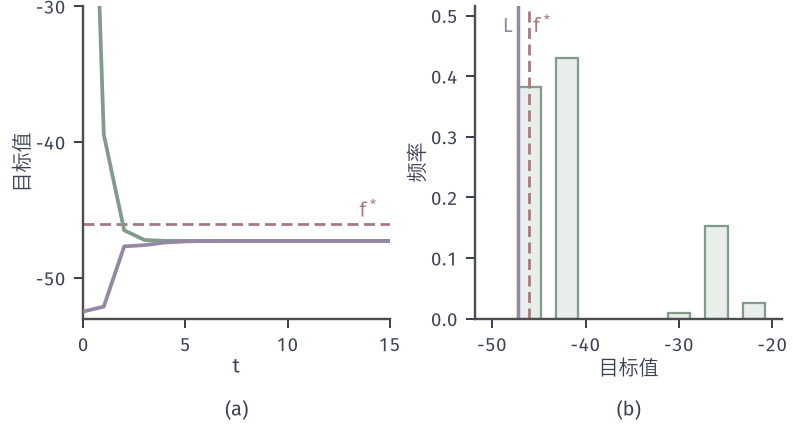

This chart was generated by the following Python code:
from pathlib import Path
import sys
sys.path.insert(0, str(Path(__file__).resolve().parents[1]/"cone-common"))
from cone_fig import *
HERE = Path(__file__).resolve().parent
# 10-variable sign QP with symmetric +-1 weights (seed 7): low-rank coordinate solver for the SDP.
rng = np.random.default_rng(7); n = 10
W = rng.choice([-1., 1.], size=(n, n)); W = np.triu(W, 1); W = W+W.T
vals = []
for b in range(2**(n-1)):
    x = np.array([1.]+[1. if (b >> i) & 1 else -1. for i in range(n-1)]); vals.append(x@W@x)
pstar = min(vals)
V = rng.normal(size=(n, n)); V /= np.linalg.norm(V, axis=1, keepdims=True)
prim, dual, best = [], [], []
g = rng.normal(size=(2000, n))
T = 15
for t in range(T+1):
    X = V@V.T; prim.append(float(np.sum(W*X)))
    y = np.array([(W[i]@X[i]) for i in range(n)])   # candidate dual variable
    lam = np.linalg.eigvalsh(W-np.diag(y))[0]; dual.append(float(y.sum()+n*lam))
    if t == T: break
    for i in range(n):
        s = W[i]@V; V[i] = -s/np.linalg.norm(s)
X = V@V.T
S = np.sign(g@V.T); S[S == 0] = 1
rv = np.einsum('ij,jk,ik->i', S, W, S)
vals_r, cnt = np.unique(rv, return_counts=True)
fig, axes = figure(width_mm=112, height_mm=60, ncols=2)
panels(fig, .105, .985, .985, .25, .28)
a, b = axes
ts = np.arange(T+1)
a.plot(ts, prim, color=GREEN, lw=1.5, zorder=3); a.plot(ts, dual, color=PURPLE, lw=1.5, zorder=3)
a.axhline(pstar, color=RED, lw=1.1, ls=(0, (4, 2)), zorder=2)
ylo = -53; yhi = -30
setup(a, (0, T), (ylo, yhi), [0, 5, 10, 15], [-50, -40, -30], xl='$t$', yl='目标值', equal=False)
a.text(T-.5, pstar+.5, '$f^*$', color=RED, fontsize=8, ha='right')
fig.canvas.draw()
b.bar(vals_r, cnt/cnt.sum(), width=2.4, color=GREEN_FILL, edgecolor=GREEN, lw=.9, zorder=2)
L = dual[-1]
b.axvline(L, color=PURPLE, lw=1.4); b.axvline(pstar, color=RED, lw=1.1, ls=(0, (4, 2)))
m = (cnt/cnt.sum()).max()
setup(b, (L-4.5, vals_r.max()+3), (0, m*1.2), None, None, xl='目标值', yl='频率', equal=False)
b.text(L-.5, m*1.1, '$L$', color=PURPLE, fontsize=8, ha='right'); b.text(pstar+.4, m*1.1, '$f^*$', color=RED, fontsize=8)
tags(fig, axes, y=.012)
save(fig, HERE, 'figure', {'seed': 7, 'n': n, 'pstar': pstar, 'L_final': L, 'prim_final': prim[-1], 'prim0': prim[0], 'dual0': dual[0], 'best_rounding': float(vals_r.min()), 'rounding': dict(zip(map(str, vals_r.tolist()), (cnt/cnt.sum()).round(4).tolist())), 'rank': int(np.linalg.matrix_rank(X, tol=1e-5)), 'first_t_prim_below_pstar': int(next((i for i, p in enumerate(prim) if p < pstar), -1)), 'mean_rounding': float(rv.mean())})
